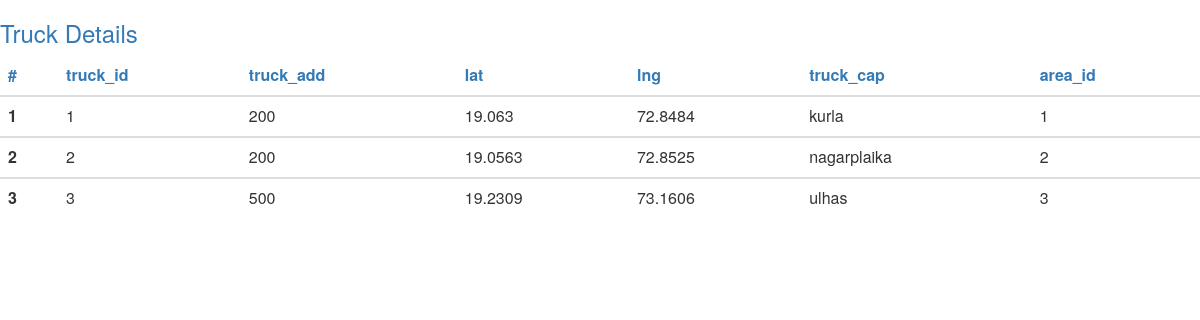
Screenshot of /SWM_web/idle_truck.php with the database file from the repository.
### tables this page shows
CREATE TABLE `trucks` (
  `t_id` int(10) NOT NULL,
  `t_add` varchar(100) NOT NULL,
  `lat` float NOT NULL,
  `lng` float NOT NULL,
  `t_cap` int(10) NOT NULL,
  `a_id` int(10) NOT NULL
);

### SWM_web/idle_truck.php (the view, shortened to what this page needs)
<html lang="en">
<head>
  <link rel="stylesheet" href="https://maxcdn.bootstrapcdn.com/bootstrap/3.3.7/css/bootstrap.min.css">
</head>
<body>
<h3 class="text-primary mt-5">Truck Details</h3>
   <div class="row mb-2">
      <div class="col-lg-12">
                 <table class="table table-hover">
                     <thead>
                         <tr class="text-primary">
                             <th>#</th>
                             <th>truck_id</th>
                             <th>truck_add</th>
                             <th>lat</th>
                             <th>lng</th>
                             <th>truck_cap</th>
                             <th>area_id</th>
                         </tr>
                     </thead>
<?php
include('config.php');
$sql = "select * from trucks";
$count=1;
$result = mysqli_query($db, $sql);
if (mysqli_num_rows($result) > 0) {
  while($row = mysqli_fetch_assoc($result)) { ?>
                     <tbody>
                         <tr>
                            <th scope=”row”>
                            <?php echo $count; ?>
                            </th>
                            <td>
                               <?php echo $row['t_id']; ?>
                            </td>
                            <td>
                               <?php echo $row['t_cap']; ?>
                            </td>
                            <td>
                               <?php echo $row['lat']; ?>
                            </td>
                            <td>
                               <?php echo $row['lng']; ?>
                            </td>
                            <td>
                               <?php echo $row['t_add']; ?>
                            </td>
                            <td>
                               <?php echo $row['a_id']; ?>
                            </td>
                            </tr>
                          </tbody>
<?php
$count++;
}
} else {
echo "0 results";
}
?>
                   </table>
              </div>
          </div>
</body>
</html>

### rows the page displays
trucks: t_id "1", t_cap "200", lat "19.063", lng "72.8484", t_add "kurla", a "1"
trucks: t_id "2", t_cap "200", lat "19.0563", lng "72.8525", t_add "nagarplaika", a "2"
trucks: t_id "3", t_cap "500", lat "19.2309", lng "73.1606", t_add "ulhas", a "3"
